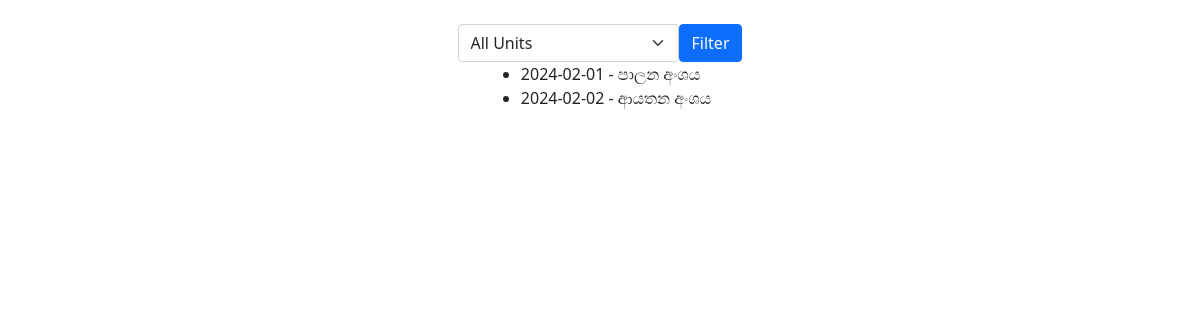
/order/, run on an earlier commit of the app's database.
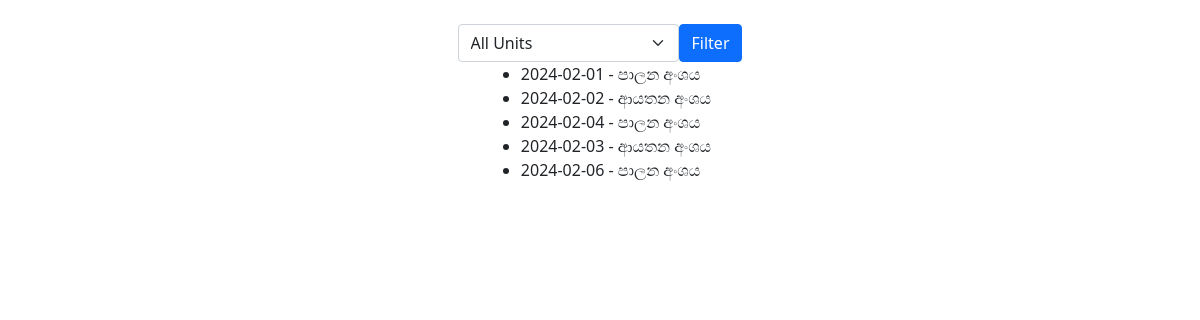
And on a later commit of the database.
### root/models.py (models this page shows, shortened)
class Order(models.Model):
    order_date = models.DateField()
    unit = models.ForeignKey(Unit, on_delete=models.CASCADE)
    def __str__(self):
        return f"{self.order_date} - {self.unit.unit_name}"

class Unit(models.Model):
    unit_name = models.CharField(max_length=55, unique=True)

### root/views.py (the view)
# urls.py: path("order/", order, name="order"),
def order(request):
    units = Unit.objects.all()
    selected_item = request.GET.get("item")
    if selected_item:
        orders = Order.objects.filter(unit_id=selected_item)
    else:
        orders = Order.objects.all()
    context = {
        "orders": orders,  # For The list
        "selected_item ": selected_item,  # For DropDown
        "units": units,  # For DropDown
    }
    return render(request, "consume/order_form.html", context)

### root/templates/consume/order_form.html (shortened to what this page needs)
{% extends "base.html" %}
{% load crispy_forms_tags %}
{% block content %}
<div class="container mt-4">
    <form class="d-flex justify-content-center" method="GET">
        <div>
            <select name="item" class="form-select">
                <option value="">All Units</option>
            </select>
        </div>
        <div>
            <button type="submit" class="btn btn-primary">Filter</button>
        </div>
    </form>
    <div class="d-flex justify-content-center">
        <ul>
            {% for order in orders %}
            <li>{{order}}</li>
            {% endfor %}
        </ul>
    </div>
</div>
{% endblock content %}

What changed in the data, as far as the page shows it:
added Order: order_date+unit "2024-02-04 - පාලන අංශය"
added Order: order_date+unit "2024-02-03 - ආයතන අංශය"
added Order: order_date+unit "2024-02-06 - පාලන අංශය"
